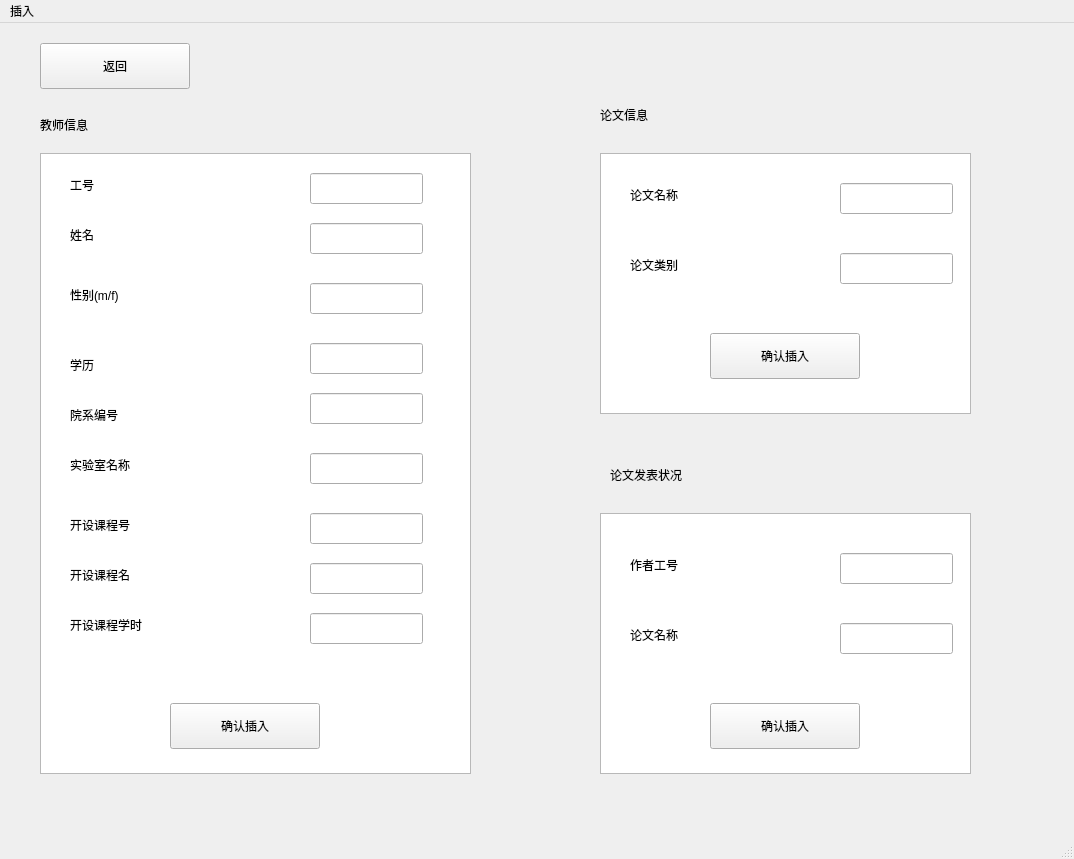
<?xml version="1.0" encoding="UTF-8"?>
<ui version="4.0">
 <class>MainWindow</class>
 <widget class="QMainWindow" name="MainWindow">
  <property name="geometry">
   <rect>
    <x>0</x>
    <y>0</y>
    <width>1074</width>
    <height>859</height>
   </rect>
  </property>
  <property name="windowTitle">
   <string>MainWindow</string>
  </property>
  <widget class="QWidget" name="centralwidget">
   <widget class="QPushButton" name="pushButton">
    <property name="geometry">
     <rect>
      <x>40</x>
      <y>20</y>
      <width>150</width>
      <height>46</height>
     </rect>
    </property>
    <property name="text">
     <string>返回</string>
    </property>
   </widget>
   <widget class="QTextBrowser" name="textBrowser">
    <property name="geometry">
     <rect>
      <x>40</x>
      <y>130</y>
      <width>431</width>
      <height>621</height>
     </rect>
    </property>
   </widget>
   <widget class="QLabel" name="label">
    <property name="geometry">
     <rect>
      <x>70</x>
      <y>150</y>
      <width>108</width>
      <height>24</height>
     </rect>
    </property>
    <property name="text">
     <string>工号</string>
    </property>
   </widget>
   <widget class="QLabel" name="label_2">
    <property name="geometry">
     <rect>
      <x>70</x>
      <y>200</y>
      <width>108</width>
      <height>24</height>
     </rect>
    </property>
    <property name="text">
     <string>姓名</string>
    </property>
   </widget>
   <widget class="QTextBrowser" name="textBrowser_2">
    <property name="geometry">
     <rect>
      <x>600</x>
      <y>130</y>
      <width>371</width>
      <height>261</height>
     </rect>
    </property>
   </widget>
   <widget class="QTextBrowser" name="textBrowser_3">
    <property name="geometry">
     <rect>
      <x>600</x>
      <y>490</y>
      <width>371</width>
      <height>261</height>
     </rect>
    </property>
   </widget>
   <widget class="QLabel" name="label_3">
    <property name="geometry">
     <rect>
      <x>40</x>
      <y>90</y>
      <width>108</width>
      <height>24</height>
     </rect>
    </property>
    <property name="text">
     <string>教师信息</string>
    </property>
   </widget>
   <widget class="QLabel" name="label_4">
    <property name="geometry">
     <rect>
      <x>600</x>
      <y>80</y>
      <width>108</width>
      <height>24</height>
     </rect>
    </property>
    <property name="text">
     <string>论文信息</string>
    </property>
   </widget>
   <widget class="QLabel" name="label_5">
    <property name="geometry">
     <rect>
      <x>610</x>
      <y>440</y>
      <width>161</width>
      <height>24</height>
     </rect>
    </property>
    <property name="text">
     <string>论文发表状况</string>
    </property>
   </widget>
   <widget class="QLineEdit" name="lineEdit">
    <property name="geometry">
     <rect>
      <x>310</x>
      <y>150</y>
      <width>113</width>
      <height>31</height>
     </rect>
    </property>
   </widget>
   <widget class="QLabel" name="label_6">
    <property name="geometry">
     <rect>
      <x>70</x>
      <y>260</y>
      <width>108</width>
      <height>24</height>
     </rect>
    </property>
    <property name="text">
     <string>性别(m/f)</string>
    </property>
   </widget>
   <widget class="QLabel" name="label_7">
    <property name="geometry">
     <rect>
      <x>70</x>
      <y>330</y>
      <width>108</width>
      <height>24</height>
     </rect>
    </property>
    <property name="text">
     <string>学历</string>
    </property>
   </widget>
   <widget class="QLabel" name="label_8">
    <property name="geometry">
     <rect>
      <x>70</x>
      <y>380</y>
      <width>108</width>
      <height>24</height>
     </rect>
    </property>
    <property name="text">
     <string>院系编号</string>
    </property>
   </widget>
   <widget class="QLabel" name="label_9">
    <property name="geometry">
     <rect>
      <x>70</x>
      <y>430</y>
      <width>121</width>
      <height>24</height>
     </rect>
    </property>
    <property name="text">
     <string>实验室名称</string>
    </property>
   </widget>
   <widget class="QLabel" name="label_10">
    <property name="geometry">
     <rect>
      <x>70</x>
      <y>490</y>
      <width>151</width>
      <height>24</height>
     </rect>
    </property>
    <property name="text">
     <string>开设课程号</string>
    </property>
   </widget>
   <widget class="QLineEdit" name="lineEdit_2">
    <property name="geometry">
     <rect>
      <x>310</x>
      <y>200</y>
      <width>113</width>
      <height>31</height>
     </rect>
    </property>
   </widget>
   <widget class="QLineEdit" name="lineEdit_4">
    <property name="geometry">
     <rect>
      <x>310</x>
      <y>260</y>
      <width>113</width>
      <height>31</height>
     </rect>
    </property>
   </widget>
   <widget class="QLineEdit" name="lineEdit_5">
    <property name="geometry">
     <rect>
      <x>310</x>
      <y>320</y>
      <width>113</width>
      <height>31</height>
     </rect>
    </property>
   </widget>
   <widget class="QLineEdit" name="lineEdit_6">
    <property name="geometry">
     <rect>
      <x>310</x>
      <y>370</y>
      <width>113</width>
      <height>31</height>
     </rect>
    </property>
   </widget>
   <widget class="QLineEdit" name="lineEdit_7">
    <property name="geometry">
     <rect>
      <x>310</x>
      <y>430</y>
      <width>113</width>
      <height>31</height>
     </rect>
    </property>
   </widget>
   <widget class="QLineEdit" name="lineEdit_8">
    <property name="geometry">
     <rect>
      <x>310</x>
      <y>490</y>
      <width>113</width>
      <height>31</height>
     </rect>
    </property>
   </widget>
   <widget class="QPushButton" name="pushButton_2">
    <property name="geometry">
     <rect>
      <x>170</x>
      <y>680</y>
      <width>150</width>
      <height>46</height>
     </rect>
    </property>
    <property name="text">
     <string>确认插入</string>
    </property>
   </widget>
   <widget class="QLabel" name="label_11">
    <property name="geometry">
     <rect>
      <x>630</x>
      <y>160</y>
      <width>108</width>
      <height>24</height>
     </rect>
    </property>
    <property name="text">
     <string>论文名称</string>
    </property>
   </widget>
   <widget class="QLabel" name="label_12">
    <property name="geometry">
     <rect>
      <x>630</x>
      <y>230</y>
      <width>108</width>
      <height>24</height>
     </rect>
    </property>
    <property name="text">
     <string>论文类别</string>
    </property>
   </widget>
   <widget class="QPushButton" name="pushButton_3">
    <property name="geometry">
     <rect>
      <x>710</x>
      <y>310</y>
      <width>150</width>
      <height>46</height>
     </rect>
    </property>
    <property name="text">
     <string>确认插入</string>
    </property>
   </widget>
   <widget class="QLineEdit" name="lineEdit_9">
    <property name="geometry">
     <rect>
      <x>840</x>
      <y>160</y>
      <width>113</width>
      <height>31</height>
     </rect>
    </property>
   </widget>
   <widget class="QLineEdit" name="lineEdit_10">
    <property name="geometry">
     <rect>
      <x>840</x>
      <y>230</y>
      <width>113</width>
      <height>31</height>
     </rect>
    </property>
   </widget>
   <widget class="QPushButton" name="pushButton_4">
    <property name="geometry">
     <rect>
      <x>710</x>
      <y>680</y>
      <width>150</width>
      <height>46</height>
     </rect>
    </property>
    <property name="text">
     <string>确认插入</string>
    </property>
   </widget>
   <widget class="QLineEdit" name="lineEdit_11">
    <property name="geometry">
     <rect>
      <x>840</x>
      <y>600</y>
      <width>113</width>
      <height>31</height>
     </rect>
    </property>
    <property name="text">
     <string/>
    </property>
   </widget>
   <widget class="QLineEdit" name="lineEdit_12">
    <property name="geometry">
     <rect>
      <x>840</x>
      <y>530</y>
      <width>113</width>
      <height>31</height>
     </rect>
    </property>
    <property name="text">
     <string/>
    </property>
   </widget>
   <widget class="QLabel" name="label_13">
    <property name="geometry">
     <rect>
      <x>630</x>
      <y>530</y>
      <width>108</width>
      <height>24</height>
     </rect>
    </property>
    <property name="text">
     <string>作者工号</string>
    </property>
   </widget>
   <widget class="QLabel" name="label_14">
    <property name="geometry">
     <rect>
      <x>630</x>
      <y>600</y>
      <width>108</width>
      <height>24</height>
     </rect>
    </property>
    <property name="text">
     <string>论文名称</string>
    </property>
   </widget>
   <widget class="QLabel" name="label_15">
    <property name="geometry">
     <rect>
      <x>70</x>
      <y>540</y>
      <width>151</width>
      <height>24</height>
     </rect>
    </property>
    <property name="text">
     <string>开设课程名</string>
    </property>
   </widget>
   <widget class="QLabel" name="label_16">
    <property name="geometry">
     <rect>
      <x>70</x>
      <y>590</y>
      <width>161</width>
      <height>24</height>
     </rect>
    </property>
    <property name="text">
     <string>开设课程学时</string>
    </property>
   </widget>
   <widget class="QLineEdit" name="lineEdit_3">
    <property name="geometry">
     <rect>
      <x>310</x>
      <y>540</y>
      <width>113</width>
      <height>31</height>
     </rect>
    </property>
   </widget>
   <widget class="QLineEdit" name="lineEdit_13">
    <property name="geometry">
     <rect>
      <x>310</x>
      <y>590</y>
      <width>113</width>
      <height>31</height>
     </rect>
    </property>
   </widget>
  </widget>
  <widget class="QMenuBar" name="menubar">
   <property name="geometry">
    <rect>
     <x>0</x>
     <y>0</y>
     <width>1074</width>
     <height>37</height>
    </rect>
   </property>
   <widget class="QMenu" name="menu">
    <property name="title">
     <string>插入</string>
    </property>
   </widget>
   <addaction name="menu"/>
  </widget>
  <widget class="QStatusBar" name="statusbar"/>
 </widget>
 <resources/>
 <connections/>
</ui>
